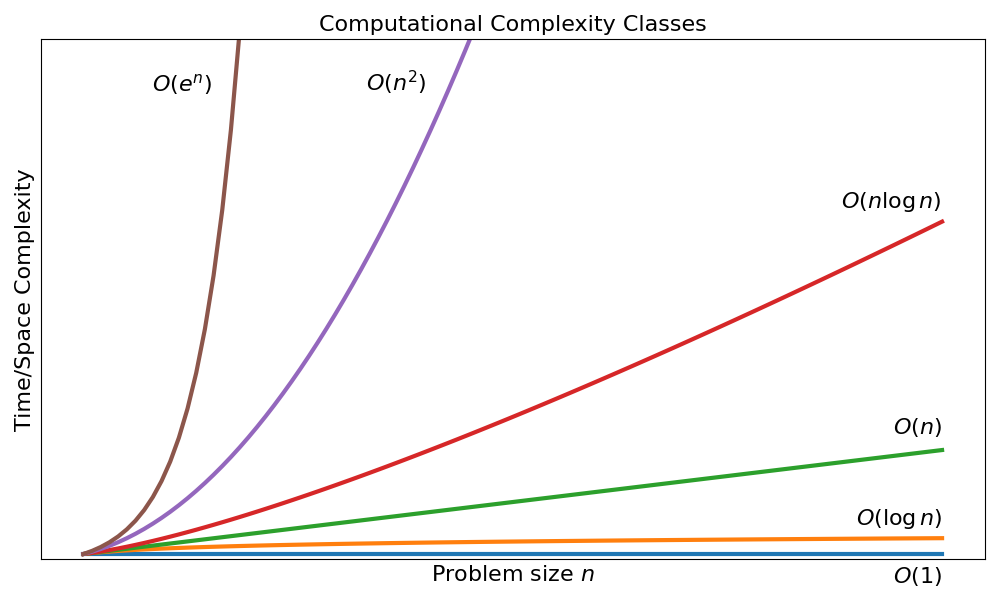

Python code for this plot:
import matplotlib.pyplot as plt
import numpy as np
from scipy.special import gamma

n = np.linspace(1, 21, 100)

# Compute the complexities
O_1 = np.ones_like(n)
O_log_n = np.log(n)
O_n = n
O_n_log_n = n * np.log(n)
O_n_squared = n**2
O_exp_n = np.exp(n)

# make all the curves start at 1
O_1 += 1 - O_1[0]
O_log_n += 1 - O_log_n[0]
O_n += 1 - O_n[0]
O_n_log_n += 1 - O_n_log_n[0]
O_n_squared += 1 - O_n_squared[0]
O_exp_n += 1 - O_exp_n[0]


# Plotting
plt.figure(figsize=(10, 6))

plt.plot(n, O_1, lw=3)
plt.plot(n, O_log_n, lw=3)
plt.plot(n, O_n, lw=3)
plt.plot(n, O_n_log_n, lw=3)
plt.plot(n, O_n_squared, lw=3)
plt.plot(n, O_exp_n, lw=3)

# add text to the curves to label them
plt.text(21, -4.5, "$O(1)$", fontsize=16, ha="right")
plt.text(21, 6.5, "$O(\log n)$", fontsize=16, ha="right")
plt.text(21, 24, "$O(n)$", fontsize=16, ha="right")
plt.text(21, 67.5, "$O(n\log n)$", fontsize=16, ha="right")
plt.text(9, 90, "$O(n^2)$", fontsize=16, ha="right")
plt.text(4, 90, "$O(e^n)$", fontsize=16, ha="right")


font_size = 16
plt.xlabel("Problem size $n$", fontdict={"fontsize": font_size})
plt.ylabel("Time/Space Complexity", fontdict={"fontsize": font_size})
plt.title("Computational Complexity Classes", fontdict={"fontsize": font_size})
plt.grid(True, which="both", ls="--")
plt.ylim(0, 100)
plt.xticks([])
plt.yticks([])
plt.tight_layout()

plt.savefig("./problem_classes.png")
